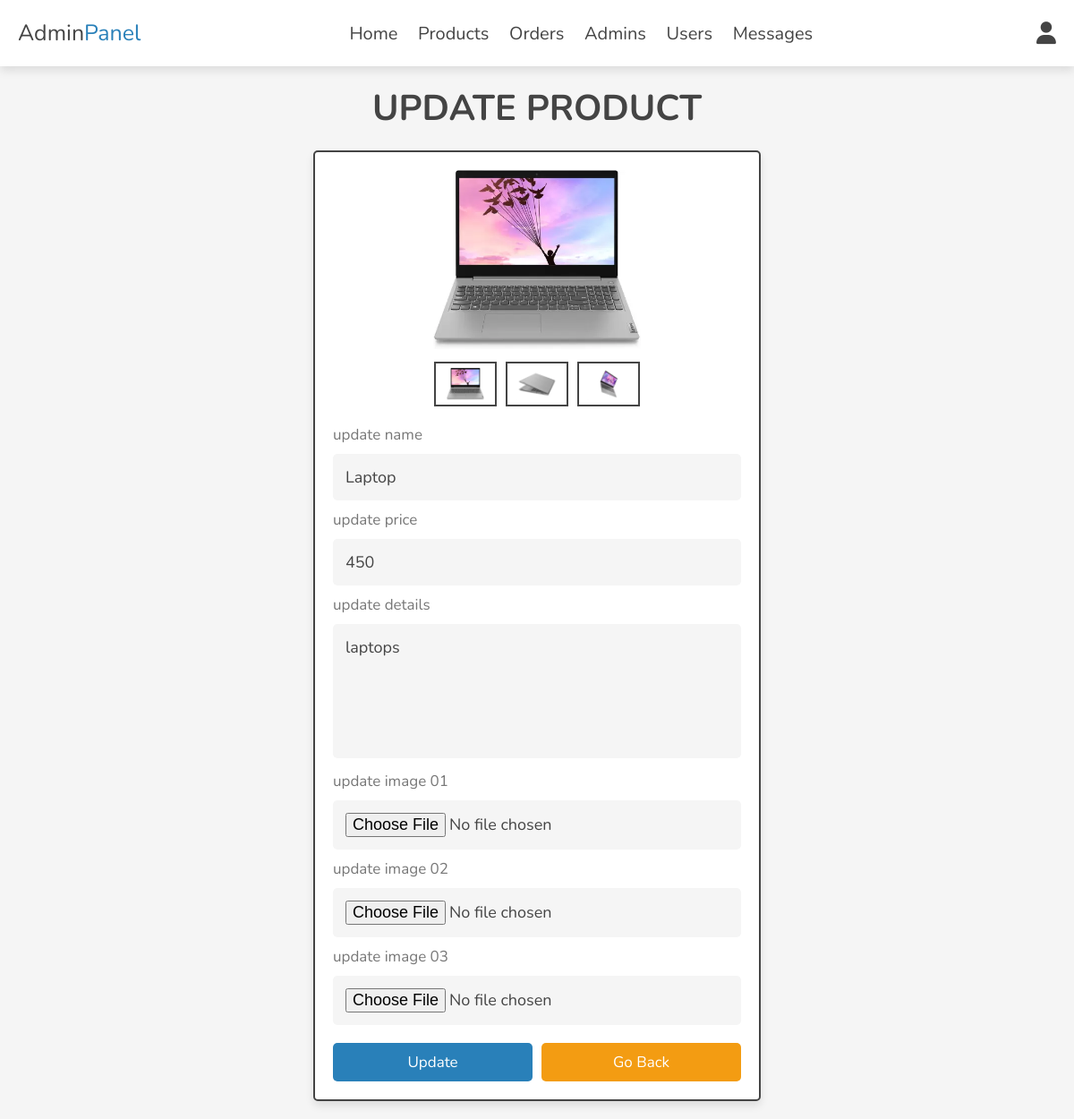
Screenshot of /admin/update_product.php?update=1 (signed in) with the database file from the repository.
### tables this page shows
CREATE TABLE `products` (
  `id` int(100) NOT NULL,
  `name` varchar(100) NOT NULL,
  `details` varchar(500) NOT NULL,
  `price` int(10) NOT NULL,
  `image_01` varchar(100) NOT NULL,
  `image_02` varchar(100) NOT NULL,
  `image_03` varchar(100) NOT NULL
);

### admin/update_product.php (the view, shortened to what this page needs)
<?php
include '../components/connect.php';
?>
<!DOCTYPE html>
<html lang="en">
<head>
   <link rel="stylesheet" href="https://cdnjs.cloudflare.com/ajax/libs/font-awesome/6.1.1/css/all.min.css">
   <link rel="stylesheet" href="../css/admin_style.css">
</head>
<body>
<?php include '../components/admin_header.php'; ?>
<section class="update-product">
   <h1 class="heading">update product</h1>
   <?php
      $update_id = $_GET['update'];
      $select_products = $conn->prepare("SELECT * FROM `products` WHERE id = ?");
      $select_products->execute([$update_id]);
      if($select_products->rowCount() > 0){
         while($fetch_products = $select_products->fetch(PDO::FETCH_ASSOC)){
   ?>
   <form action="" method="post" enctype="multipart/form-data">
      <div class="image-container">
         <div class="main-image">
            <img src="../uploaded_img/<?= $fetch_products['image_01']; ?>" alt="">
         </div>
         <div class="sub-image">
            <img src="../uploaded_img/<?= $fetch_products['image_01']; ?>" alt="">
            <img src="../uploaded_img/<?= $fetch_products['image_02']; ?>" alt="">
            <img src="../uploaded_img/<?= $fetch_products['image_03']; ?>" alt="">
         </div>
      </div>
      <span>update name</span>
      <input type="text" name="name" required class="box" maxlength="100" placeholder="enter product name" value="<?= $fetch_products['name']; ?>">
      <span>update price</span>
      <input type="number" name="price" required class="box" min="0" max="9999999999" placeholder="enter product price" onkeypress="if(this.value.length == 10) return false;" value="<?= $fetch_products['price']; ?>">
      <span>update details</span>
      <textarea name="details" class="box" required cols="30" rows="10"><?= $fetch_products['details']; ?></textarea>
      <span>update image 01</span>
      <input type="file" name="image_01" accept="image/jpg, image/jpeg, image/png, image/webp" class="box">
      <span>update image 02</span>
      <input type="file" name="image_02" accept="image/jpg, image/jpeg, image/png, image/webp" class="box">
      <span>update image 03</span>
      <input type="file" name="image_03" accept="image/jpg, image/jpeg, image/png, image/webp" class="box">
      <div class="flex-btn">
         <input type="submit" name="update" class="btn" value="update">
         <a href="products.php" class="option-btn">go back</a>
      </div>
   </form>
   <?php
         }
      }else{
         echo '<p class="empty">no product found!</p>';
      }
   ?>
</section>
</body>
</html>

### css/admin_style.css (style rules this page uses)
:root { --main-color:#2980b9; --orange:#f39c12; --red:#e74c3c; --black:#444; --white:#fff; --light-color:#777; --light-bg:#f5f5f5; --border:.2rem solid var(--black); --box-shadow:0 .5rem 1rem rgba(0,0,0,.1); }
* { font-family: 'Nunito', sans-serif; margin:0; padding:0; box-sizing: border-box; outline: none; border:none; text-decoration: none; }
html { font-size: 62.5%; overflow-x: hidden; }
body { background-color: var(--light-bg); }
section { padding:2rem; max-width: 1200px; margin:0 auto; }
.heading { font-size: 4rem; color:var(--black); margin-bottom: 2rem; text-align: center; text-transform: uppercase; }
.btn, .delete-btn, .option-btn { display: block; width: 100%; margin-top: 1rem; border-radius: .5rem; padding:1rem 3rem; font-size: 1.7rem; text-transform: capitalize; color:var(--white); cursor: pointer; text-align: center; }
.btn { background-color: var(--main-color); }
.option-btn { background-color: var(--orange); }
.flex-btn { display: flex; gap:1rem; }
.update-product form { background-color: var(--white); box-shadow: var(--box-shadow); border-radius: .5rem; border:var(--border); padding:2rem; max-width: 50rem; margin:0 auto; }
.update-product form .image-container { margin-bottom: 2rem; }
.update-product form .image-container .main-image img { height: 20rem; width: 100%; object-fit: contain; }
.update-product form .image-container .sub-image { display: flex; gap:1rem; justify-content: center; margin:1rem 0; }
.update-product form .image-container .sub-image img { height: 5rem; width: 7rem; object-fit: contain; padding:.5rem; border:var(--border); cursor: pointer; transition: .2s linear; }
.update-product form .box { width: 100%; border-radius: .5rem; padding:1.4rem; font-size: 1.8rem; color:var(--black); background-color: var(--light-bg); margin:1rem 0; }
.update-product form span { font-size: 1.7rem; color:var(--light-color); }
.update-product form textarea { height: 15rem; resize: none; }

### rows the page displays
products: image_01 (picture), image_02 (picture), image_03 (picture), name "Laptop", price "450", details "laptops"
